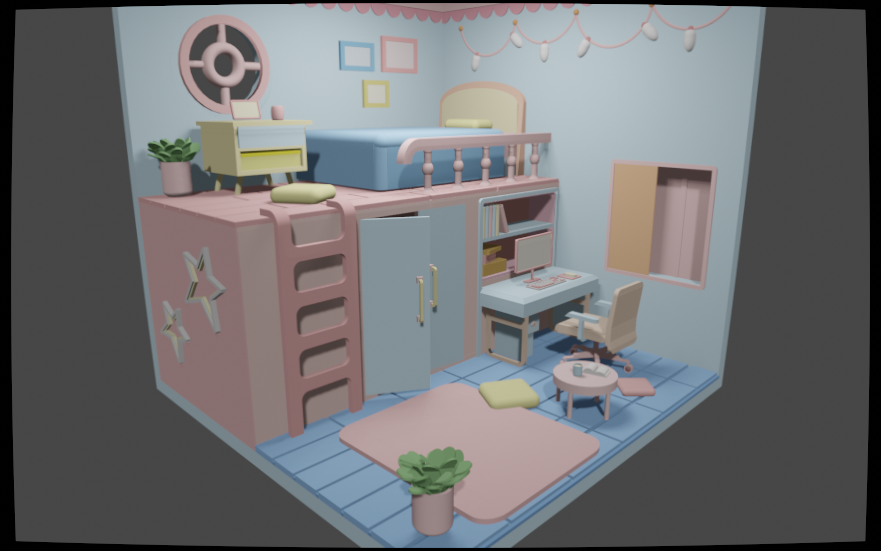
#> input picture Project_Grp_13/data/images/00.png, 881 x 551 px; its folder holds 4 pictures in this run
$ jupyter execute Untitled.ipynb
#> lines starting #> are read from the running program, lines starting #| are printed output that depends on the picture
[cell 1]
import numpy as np
import open3d as o3d
import cv2
import json
import os
from pathlib import Path
from typing import List, Tuple, Dict
import trimesh

class DenseReconstruction:
    """
    Dense 3D reconstruction pipeline for room scene reconstruction
    from multi-view images and camera poses.
    """

    def __init__(self, data_folder: str):
        self.data_folder = Path(data_folder)
        self.images = []
        self.camera_params = []
        self.depth_maps = []
        self.point_clouds = []

    def load_camera_data(self, camera_file: str = "camera_poses.json"):
        """Load camera poses and intrinsics from JSON file"""
#> called with camera_file = 'camera_poses.json'
        camera_path = self.data_folder / camera_file

        if not camera_path.exists():
            print(f"Camera file not found. Looking for alternative formats...")
            # Try other common formats
            for fname in ['cameras.json', 'transforms.json', 'camera_movements.json']:
                alt_path = self.data_folder / fname
                if alt_path.exists():
                    camera_path = alt_path
                    break

        with open(camera_path, 'r') as f:
            data = json.load(f)

        self.camera_params = data
        return data

    def load_images(self, image_folder: str = "images"):
        """Load all images from the images folder"""
#> called with image_folder = 'images'
        img_path = self.data_folder / image_folder

        if not img_path.exists():
            img_path = self.data_folder

        image_files = sorted(list(img_path.glob("*.png")) +
                           list(img_path.glob("*.jpg")) +
                           list(img_path.glob("*.jpeg")))

        for img_file in image_files:
            img = cv2.imread(str(img_file))
#> img is the input picture: shape (551, 881, 3); mean B, G, R 115.2, 113.6, 113.2
            if img is not None:
                self.images.append(cv2.cvtColor(img, cv2.COLOR_BGR2RGB))

        print(f"Loaded {len(self.images)} images")
        return self.images

    def estimate_depth_sgbm(self, img1: np.ndarray, img2: np.ndarray) -> np.ndarray:
        """Estimate depth using Semi-Global Block Matching"""
        gray1 = cv2.cvtColor(img1, cv2.COLOR_RGB2GRAY)
        gray2 = cv2.cvtColor(img2, cv2.COLOR_RGB2GRAY)

        # SGBM parameters
        window_size = 5
        min_disp = 0
        num_disp = 16 * 10  # Must be divisible by 16

        stereo = cv2.StereoSGBM_create(
            minDisparity=min_disp,
            numDisparities=num_disp,
            blockSize=window_size,
            P1=8 * 3 * window_size ** 2,
            P2=32 * 3 * window_size ** 2,
            disp12MaxDiff=1,
            uniquenessRatio=10,
            speckleWindowSize=100,
            speckleRange=32,
            preFilterCap=63,
            mode=cv2.STEREO_SGBM_MODE_SGBM_3WAY
        )

        disparity = stereo.compute(gray1, gray2).astype(np.float32) / 16.0

        # Convert disparity to depth
        focal_length = 500  # Approximate, adjust based on your camera
        baseline = 0.1  # Approximate baseline between views
        depth = (focal_length * baseline) / (disparity + 1e-10)
        depth[disparity <= 0] = 0

        return depth

    def depth_to_point_cloud(self, depth: np.ndarray, color: np.ndarray,
                            intrinsics: Dict, extrinsics: np.ndarray = None) -> o3d.geometry.PointCloud:
        """Convert depth map to colored point cloud"""
        h, w = depth.shape

        # Camera intrinsics
        fx = intrinsics.get('fx', 500)
        fy = intrinsics.get('fy', 500)
        cx = intrinsics.get('cx', w / 2)
        cy = intrinsics.get('cy', h / 2)

        # Create meshgrid of pixel coordinates
        u, v = np.meshgrid(np.arange(w), np.arange(h))

        # Unproject to 3D
        z = depth
        x = (u - cx) * z / fx
        y = (v - cy) * z / fy

        # Filter out invalid depths
        valid = (z > 0) & (z < 10)  # Adjust max depth as needed

        points = np.stack([x[valid], y[valid], z[valid]], axis=-1)
        colors = color[valid] / 255.0

        # Create point cloud
        pcd = o3d.geometry.PointCloud()
        pcd.points = o3d.utility.Vector3dVector(points)
        pcd.colors = o3d.utility.Vector3dVector(colors)

        # Apply extrinsic transformation if provided
        if extrinsics is not None:
            pcd.transform(extrinsics)

        return pcd

    def create_dense_reconstruction(self, voxel_size: float = 0.01):
        """Main pipeline for dense reconstruction"""
        print("Starting dense reconstruction pipeline...")

        # Step 1: Load data
        self.load_images()

        # Default intrinsics if not provided
        default_intrinsics = {
            'fx': 500, 'fy': 500,
            'cx': self.images[0].shape[1] / 2 if self.images else 320,
            'cy': self.images[0].shape[0] / 2 if self.images else 240
        }

        # Step 2: Generate depth maps and point clouds
        print("Generating depth maps from image pairs...")
        for i in range(len(self.images) - 1):
            print(f"Processing image pair {i+1}/{len(self.images)-1}")

            depth = self.estimate_depth_sgbm(self.images[i], self.images[i+1])
            self.depth_maps.append(depth)

            # Convert to point cloud
            pcd = self.depth_to_point_cloud(depth, self.images[i], default_intrinsics)
            self.point_clouds.append(pcd)
#> this loop made 3 passes
#> pass 1, in estimate_depth_sgbm, `gray1 = cv2.cvtColor(img1, cv2.COLOR_RGB2GRAY)`:
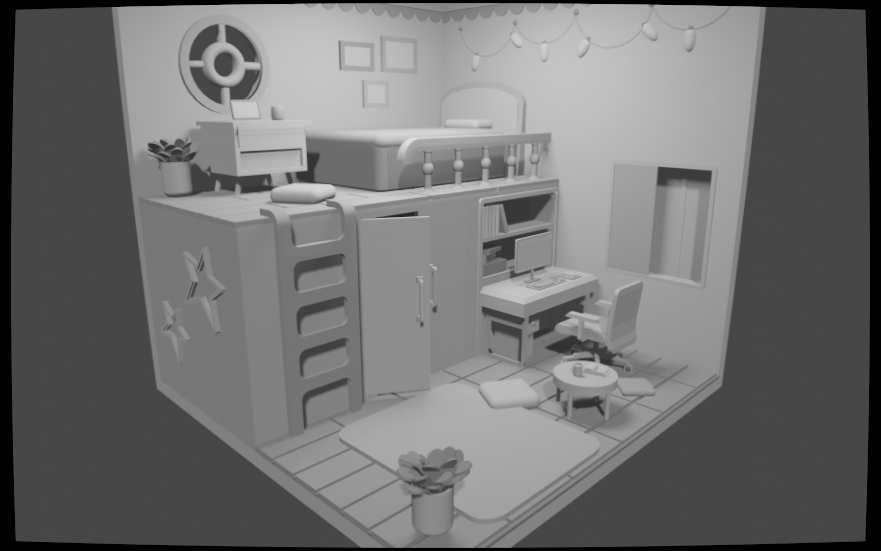
#> gray1: shape (551, 881); min 0, max 225, mean 113.6
#> pass 1, in estimate_depth_sgbm, `gray2 = cv2.cvtColor(img2, cv2.COLOR_RGB2GRAY)`:
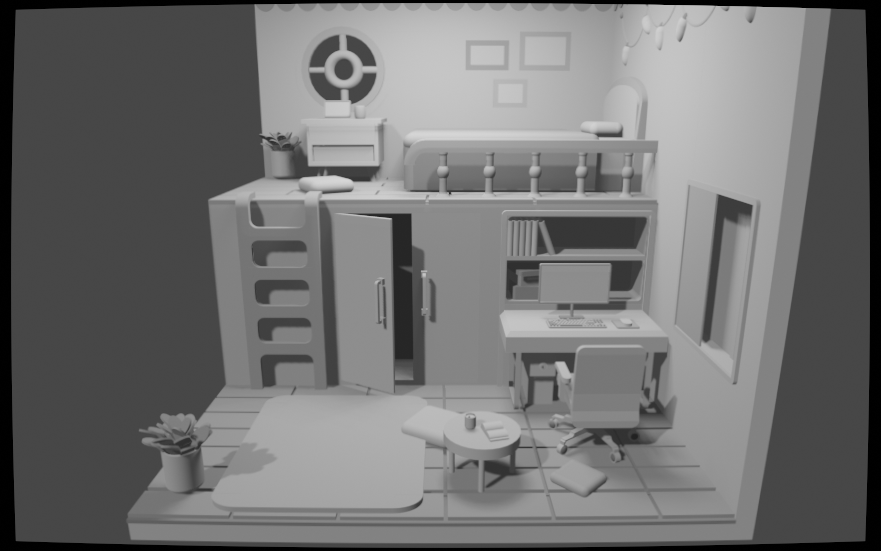
#> gray2: shape (551, 881); min 0, max 214, mean 114
#> pass 1, in estimate_depth_sgbm, `disparity = stereo.compute(gray1, gray2).astype(np.float32) / 16.0`:
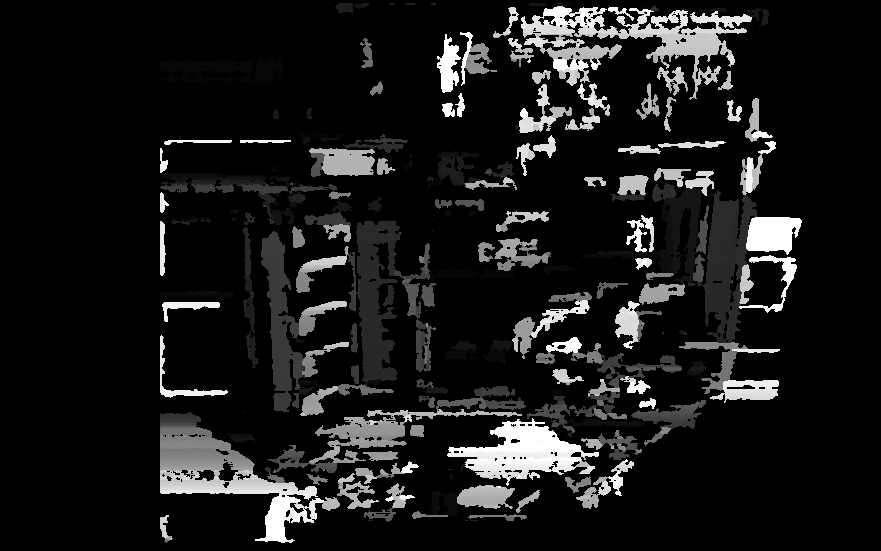
#> disparity: shape (551, 881) float32; min -1, max 159, mean 15.1; drawn with min black and max white
#> pass 1, in estimate_depth_sgbm, `depth = (focal_length * baseline) / (disparity + 1e-10)`:
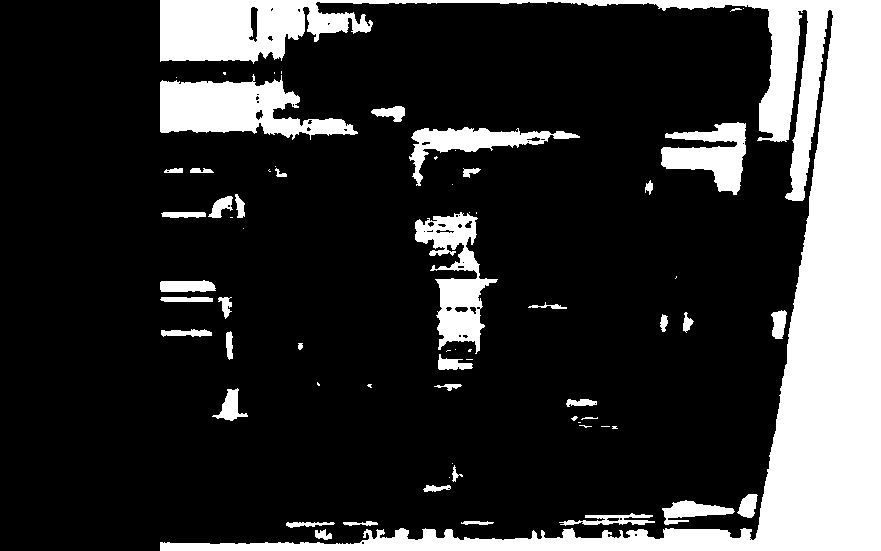
#> depth: shape (551, 881) float32; min -50, max 5e+11, mean 1.02e+11; drawn with min black and max white
#> after the loop:
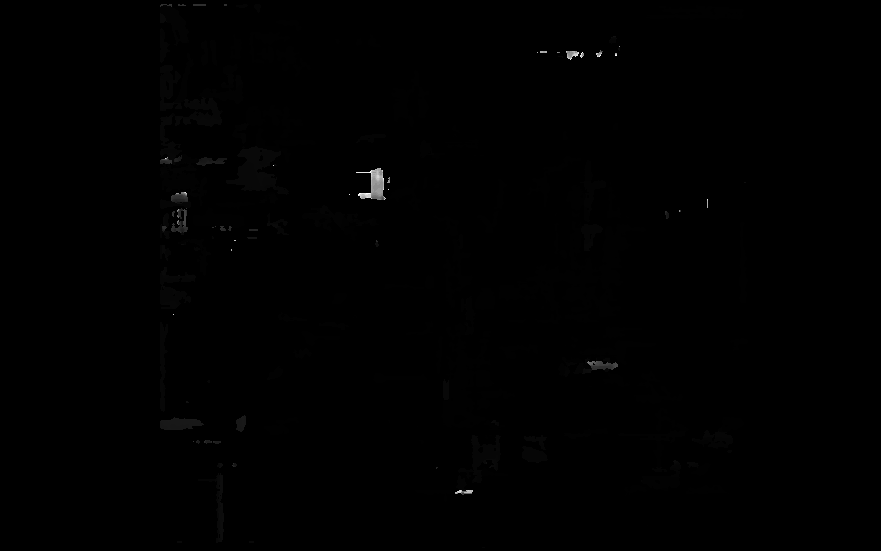
#> depth: shape (551, 881) float32; min 0, max 88.89, mean 0.2; drawn with min black and max white

        # Step 3: Merge all point clouds
        print("Merging point clouds...")
        merged_pcd = o3d.geometry.PointCloud()
        for pcd in self.point_clouds:
            merged_pcd += pcd

        # Step 4: Downsample
        print(f"Downsampling with voxel size {voxel_size}...")
        merged_pcd = merged_pcd.voxel_down_sample(voxel_size=voxel_size)

        # Step 5: Remove outliers
        print("Removing outliers...")
        merged_pcd, _ = merged_pcd.remove_statistical_outlier(nb_neighbors=20, std_ratio=2.0)

        # Step 6: Estimate normals
        print("Estimating normals...")
        merged_pcd.estimate_normals(
            search_param=o3d.geometry.KDTreeSearchParamHybrid(radius=0.1, max_nn=30)
        )
        merged_pcd.orient_normals_consistent_tangent_plane(100)

        return merged_pcd

    # [53 lines left out: functions create_mesh_poisson, create_mesh_ball_pivoting, save_results, visualize, not called in this run]


def main():
    """Main execution function"""
    # Initialize reconstruction
    reconstructor = DenseReconstruction(data_folder="./data")

    # Try to load camera data
    try:
        reconstructor.load_camera_data()
    except FileNotFoundError:
        print("No camera data found, using default parameters")

    # Create dense reconstruction
    point_cloud = reconstructor.create_dense_reconstruction(voxel_size=0.01)

    print(f"Generated point cloud with {len(point_cloud.points)} points")

    # Create mesh (choose one method)
    try:
        mesh = reconstructor.create_mesh_poisson(point_cloud, depth=9)
        print(f"Generated mesh with {len(mesh.vertices)} vertices and {len(mesh.triangles)} triangles")
    except Exception as e:
        print(f"Poisson reconstruction failed: {e}")
        print("Trying Ball Pivoting instead...")
        mesh = reconstructor.create_mesh_ball_pivoting(point_cloud)

    # Save results
    reconstructor.save_results(point_cloud, mesh)

    # Visualize
    print("Visualizing results...")
    reconstructor.visualize([point_cloud, mesh])


if __name__ == "__main__":
    main()
#> (the call stopped at in create_dense_reconstruction, `merged_pcd += pcd`: open3d is not available in this run)
